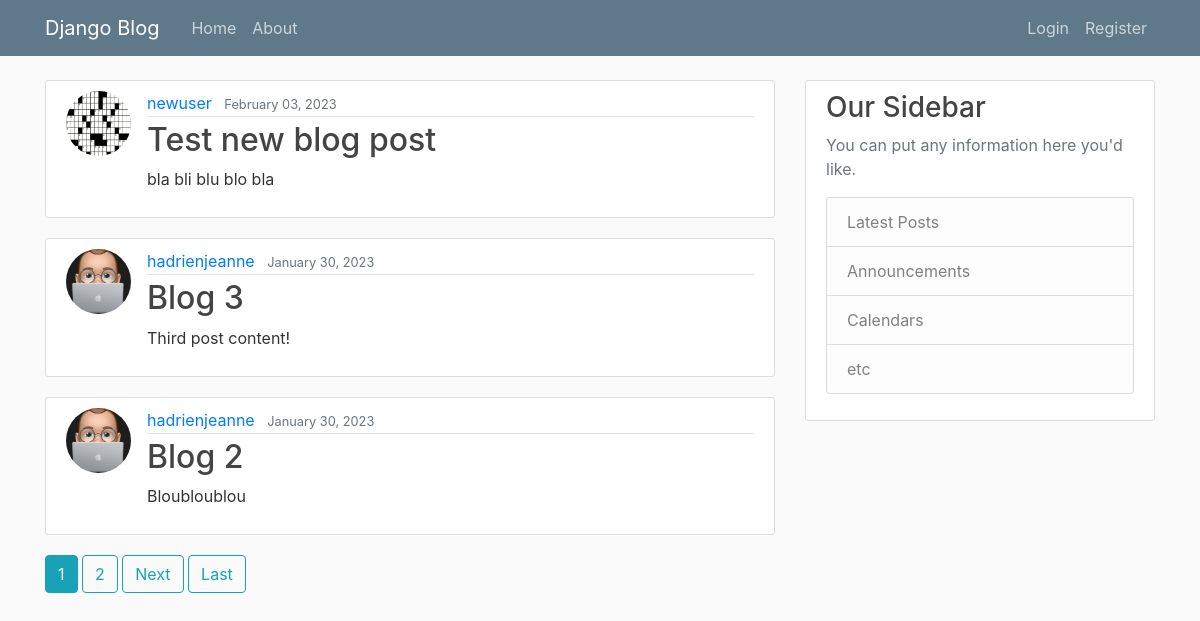
The app's page /, older data.
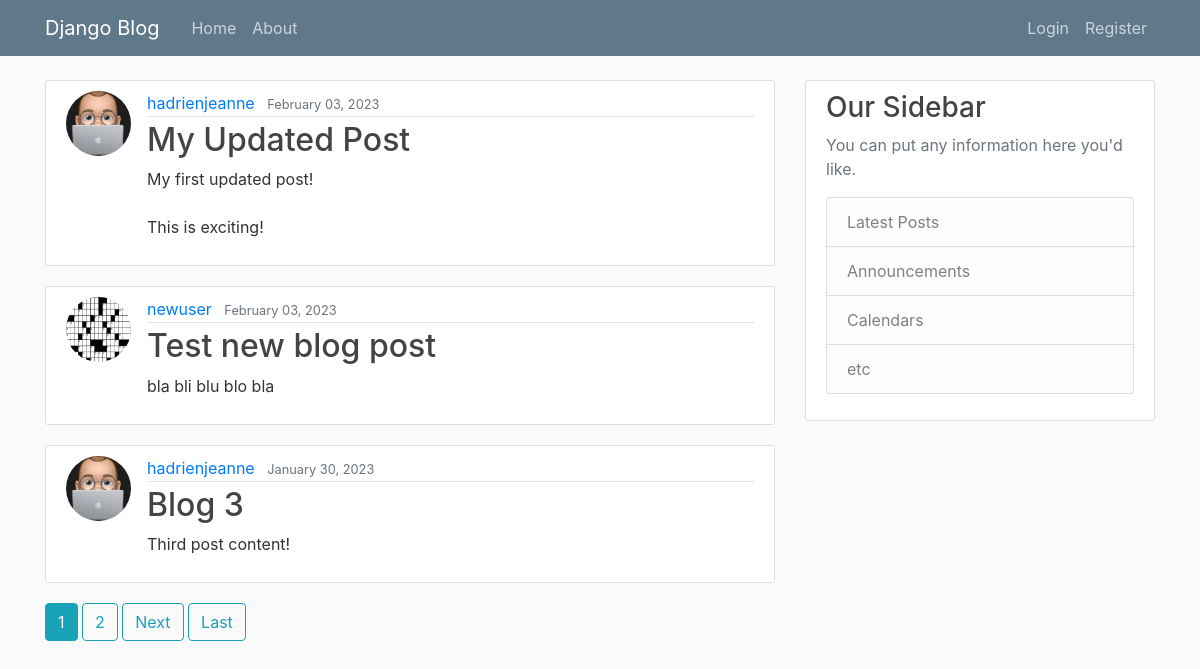
The same page, newer data.
### blog/models.py (models this page shows, shortened)
class Post(models.Model):
    title = models.CharField(max_length=100)
    content = models.TextField()
    date_posted = models.DateTimeField(default=timezone.now)
    author = models.ForeignKey(User, on_delete=models.CASCADE)

### users/models.py (models this page shows, shortened)
class Profile(models.Model):
    user = models.OneToOneField(User, on_delete=models.CASCADE)
    image = models.ImageField(default='default.jpg', upload_to='profile_pics')

### blog/views.py (the view)
# urls.py: path('', PostListView.as_view(), name='blog-home'),
class PostListView(ListView):
    model = Post
    template_name = 'blog/home.html' # by default <app>/<model>_<viewtype>.html
    context_object_name = 'posts'
    ordering = ['-date_posted']
    paginate_by = 3

### blog/templates/blog/home.html (shortened to what this page needs)
{% extends "blog/base.html" %}
{% block content%}
    {% for post in posts %}
        <article class="media content-section">
            <img class="rounded-circle article-img" src="{{post.author.profile.image.url}}" />
            <div class="media-body">
            <div class="article-metadata">
                <a class="mr-2" href="#">{{ post.author }}</a>
                <small class="text-muted">{{ post.date_posted|date:"F d, Y" }}</small>
            </div>
            <h2><a class="article-title" href="{% url 'post-detail' post.id %}">{{ post.title }}</a></h2>
            <p class="article-content">{{ post.content }}</p>
            </div>
        </article>
    {% endfor %}
    {% if is_paginated %}
        {% for num in page_obj.paginator.page_range %}
            {% if page_obj.number == num %}
                <a href="?page={{ num }}" class="btn btn-info mb-4">{{ num }}</a>
            {% elif num > page_obj.number|add:'-3' and num < page_obj.number|add:'3' %}
                <a href="?page={{ num }}" class="btn btn-outline-info mb-4">{{ num }}</a>
            {% endif %}
        {% endfor %}
        {% if page_obj.has_next %}
        <a href="?page={{ page_obj.next_page_number }}" class="btn btn-outline-info mb-4">Next</a>
        <a href="?page={{ page_obj.paginator.num_pages }}" class="btn btn-outline-info mb-4">Last</a>
        {% endif %}
    {% endif %}
{% endblock content %}

### blog/templates/blog/base.html (shortened to what this page needs)
{% load static %}
<!DOCTYPE html>
<html>
    <head>
        <link rel="stylesheet" href="https://cdn.jsdelivr.net/npm/bootstrap@4.3.1/dist/css/bootstrap.min.css">
        <link rel="stylesheet" type="text/css" href="{% static 'blog/main.css' %}"" />
    </head>
    <body>
        <header class="site-header">
            <nav class="navbar navbar-expand-md navbar-dark bg-steel fixed-top">
            <div class="container">
                <a class="navbar-brand mr-4" href="{% url 'blog-home' %}">Django Blog</a>
                <div class="collapse navbar-collapse" id="navbarToggle">
                <div class="navbar-nav mr-auto">
                    <a class="nav-item nav-link" href="{% url 'blog-home' %}">Home</a>
                    <a class="nav-item nav-link" href="{% url 'blog-about' %}">About</a>
                </div>
                <div class="navbar-nav">
                    {% if user.is_authenticated %}
                        <a class="nav-item nav-link" href="{% url 'post-create' %}">New Post</a>
                        <a class="nav-item nav-link" href="{% url 'profile' %}">Profile</a>
                        <a class="nav-item nav-link" href="{% url 'logout' %}">Logout</a>
                    {% else %}
                        <a class="nav-item nav-link" href="{% url 'login' %}">Login</a>
                        <a class="nav-item nav-link" href="{% url 'register' %}">Register</a>
                    {% endif %}
                </div>
                </div>
            </div>
            </nav>
        </header>
        <main role="main" class="container">
            <div class="row">
            <div class="col-md-8">
                {% block content %}{% endblock %}
            </div>
            <div class="col-md-4">
                <div class="content-section">
                <h3>Our Sidebar</h3>
                <p class='text-muted'>You can put any information here you'd like.
                    <ul class="list-group">
                    <li class="list-group-item list-group-item-light">Latest Posts</li>
                    <li class="list-group-item list-group-item-light">Announcements</li>
                    <li class="list-group-item list-group-item-light">Calendars</li>
                    <li class="list-group-item list-group-item-light">etc</li>
                    </ul>
                </p>
                </div>
            </div>
            </div>
        </main>
    </body>
</html>

### blog/static/blog/main.css (style rules this page uses)
body { background: #fafafa; color: #333333; margin-top: 5rem; }
h1, h2, h3, h4, h5, h6 { color: #444444; }
ul { margin: 0; }
.bg-steel { background-color: #5f788a; }
.site-header .navbar-nav .nav-link { color: #cbd5db; }
.content-section { background: #ffffff; padding: 10px 20px; border: 1px solid #dddddd; border-radius: 3px; margin-bottom: 20px; }
.article-title { color: #444444; }
.article-content { white-space: pre-line; }
.article-img { height: 65px; width: 65px; margin-right: 16px; }
.article-metadata { padding-bottom: 1px; margin-bottom: 4px; border-bottom: 1px solid #e3e3e3 }

Row changes from the older to the newer data that the page shows:
no longer on this page (row unchanged): Post: author.profile.image (placeholder picture), author "hadrienjeanne", date_posted "January 30, 2023", title "Blog 2", content "Bloubloublou"
added Post: author.profile.image (placeholder picture), author "hadrienjeanne", date_posted "February 03, 2023", title "My Updated Post", content "My first updated post! This is exciting!"
